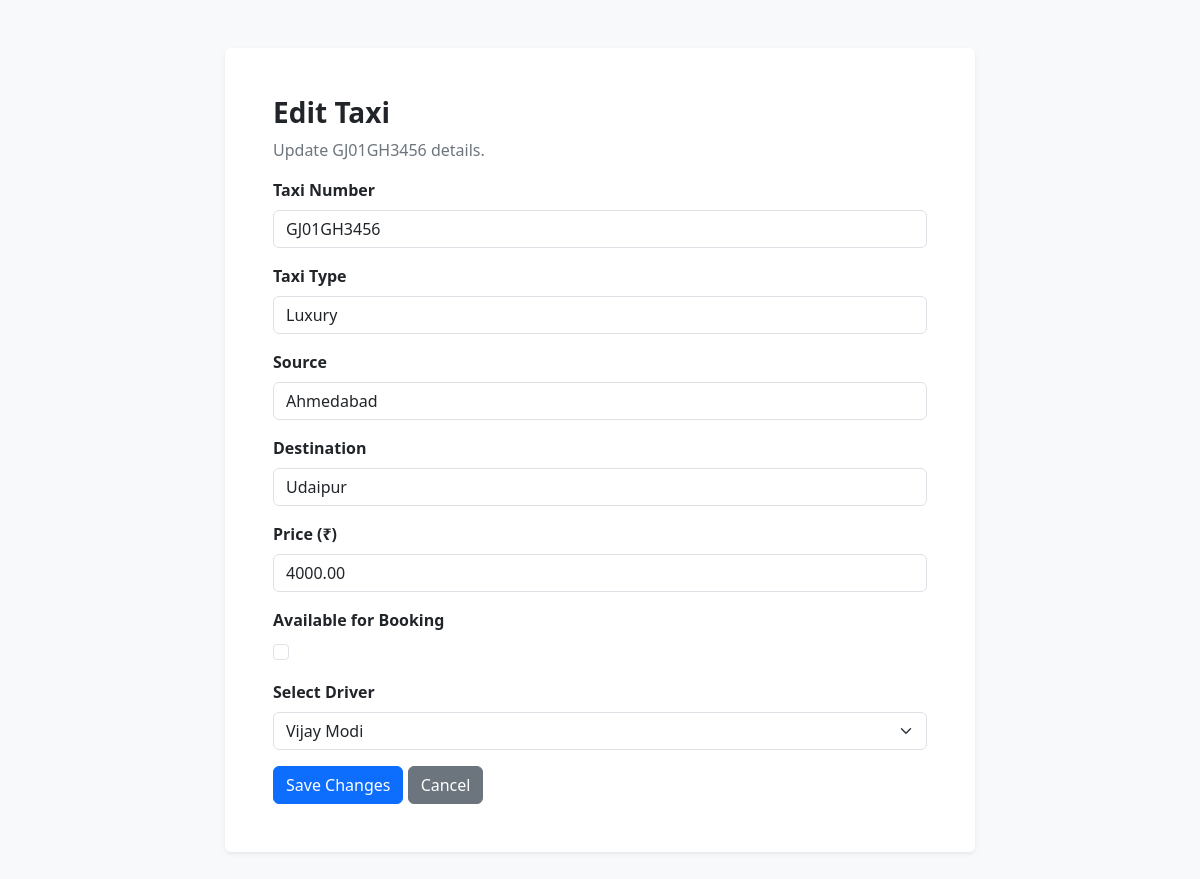
Screenshot of /taxis/4/edit/ (signed in) with the database file from the repository.
### core/models.py (models this page shows, shortened)
class Taxi(models.Model):
    number = models.CharField(max_length=20, unique=True)
    type = models.CharField(max_length=50)
    source = models.CharField(max_length=100)
    destination = models.CharField(max_length=100)
    price = models.DecimalField(max_digits=10, decimal_places=2)
    availability = models.BooleanField(default=True)
    driver = models.ForeignKey(
        Driver,
        on_delete=models.CASCADE,
        related_name='taxis',
    )

### core/views.py (the view)
@user_passes_test(
    lambda user: user.is_authenticated and user.is_staff,
    login_url='admin_login',
)
def admin_taxi_edit(request, taxi_id):
    taxi = get_object_or_404(Taxi, pk=taxi_id)
    if request.method == 'POST':
        form = TaxiForm(request.POST, instance=taxi)
        if form.is_valid():
            form.save()
            messages.success(request, 'Taxi updated successfully!')
            return redirect('admin_taxi_list')
    else:
        form = TaxiForm(instance=taxi)
    return render(
        request,
        'core/admin_taxi_edit.html',
        {'form': form, 'taxi': taxi},
    )

### core/models.py (called while the page is built)
    def __str__(self):
        return self.name

### core/templates/core/admin_taxi_edit.html (shortened to what this page needs)
<!DOCTYPE html>
<html lang="en">
<head>
    <link href="https://cdn.jsdelivr.net/npm/bootstrap@5.3.3/dist/css/bootstrap.min.css"
          rel="stylesheet">
</head>
<body class="bg-light">
<div class="container py-5">
    <div class="card border-0 shadow-sm mx-auto" style="max-width:750px">
        <div class="card-body p-4 p-md-5">
            <h1 class="h3 fw-bold">Edit Taxi</h1>
            <p class="text-secondary">Update {{ taxi.number }} details.</p>
            <form method="POST">
                {% for field in form %}
                    <div class="mb-3">
                        <label for="{{ field.id_for_label }}"
                               class="form-label fw-semibold">
                            {{ field.label }}
                        </label>
                        {% if field.name == 'availability' %}
                            <div class="form-check">
                                {{ field }}
                            </div>
                        {% else %}
                            {{ field }}
                        {% endif %}
                    </div>
                {% endfor %}
                <button type="submit" class="btn btn-primary">
                    Save Changes
                </button>
                <a href="{% url 'admin_taxi_list' %}"
                   class="btn btn-secondary">Cancel</a>
            </form>
        </div>
    </div>
</div>
</body>
</html>

### rows the page displays
Taxi: number "GJ01GH3456", form "GJ01GH3456" "Luxury" "Ahmedabad" "Udaipur" "4000.00" "Vijay Modi"

### other values shown
{{ field.label }} "Taxi Number" "Taxi Type" "Source" "Destination" "Price (₹)" "Available for Booking" "Select Driver"
